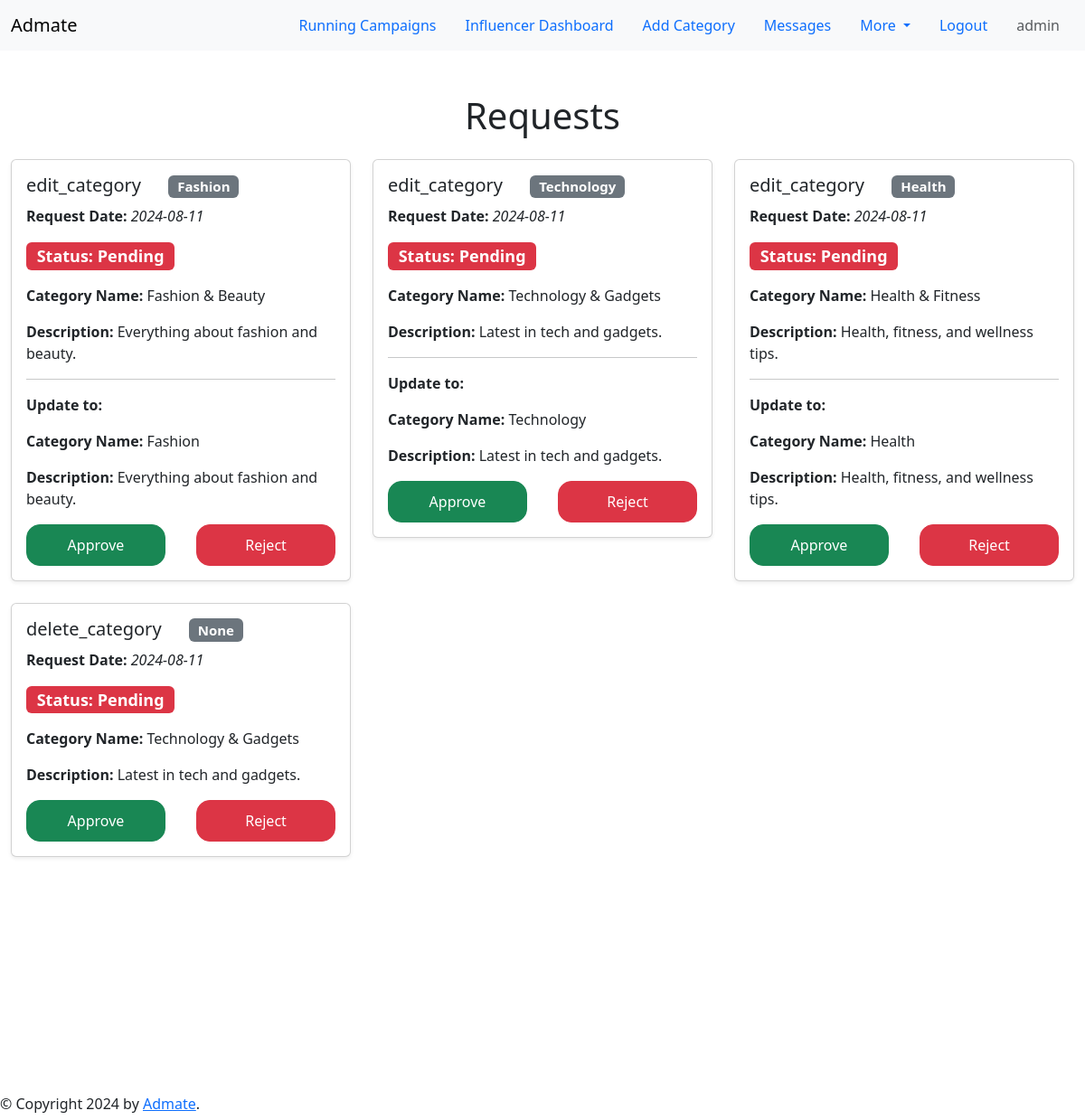
Screenshot of /sponsor_requests (signed in) with the database file from the repository.
### application/models.py (models this page shows, shortened)
class AdRequest(db.Model):
    id = db.Column(db.Integer, primary_key=True)
    username = db.Column(db.String(30), db.ForeignKey('user.username'))
    category_id = db.Column(db.Integer, db.ForeignKey('categories.category_id'), nullable=True)
    request_type = db.Column(db.String(20), nullable=False)
    request_date = db.Column(db.Date, nullable=False)
    status = db.Column(db.String(64), nullable=False)  # e.g., 'Pending', 'Accepted', 'Rejected', 'Negotiating'
    new_category_name = db.Column(db.String(40), nullable=True)
    new_category_description = db.Column(db.String(100), nullable=True)
    category = db.relationship('Categories', backref='adrequests', lazy=True)

class Categories(db.Model):
    category_id = db.Column(db.Integer, primary_key=True)
    name = db.Column(db.String(30), nullable=False, unique=True)
    description = db.Column(db.String(100), nullable=True)
    niches = db.relationship('Niche', backref='category', lazy=True)

### application/routes.py (the view)
@app.route('/sponsor_requests')
def sponsor_requests():
    if session['role'] == 'admin':
        requests = AdRequest.query.filter_by(status='Pending').all()
        return render_template('requests.html', requests=requests)
    elif session['role'] == 'sponsor':
        requests = AdRequest.query.filter_by(username=session['username']).all()
        return render_template('requests.html', requests=requests)
    else:
        flash('Unauthorized Access', 'danger')
        return redirect(url_for('index'))

### templates/requests.html (shortened to what this page needs)
{% extends 'nav_link.html' %}
{% block main_content %}
<div class="container-fluid mt-5">
    <h1 class="text-center mb-4">Requests</h1>
    <div class="row">
        {% for request in requests %}
        <div class="col-md-4 mb-4">
            <div class="card shadow-sm">
                <div class="card-body">
                    <h5 class="card-title">{{ request.request_type }} &emsp; <span class="badge bg-secondary">{{ request.new_category_name }}</span></h5>
                    <p class="card-text"><strong>Request Date: </strong><em>{{ request.request_date }}</em></p>
                    <h4><span class="badge bg-danger"><strong>Status: </strong>{{ request.status }}</span></h4>
                    <div class="mt-3">
                        {% if request.request_type == 'edit_category' %}
                        <p class="card-text"><strong>Category Name:</strong> {{ request.category.name }}</p>
                        <p class="card-text"><strong>Description:</strong> {{ request.category.description }}</p>
                        <hr>
                        <p class="card-text"><strong>Update to:</strong></p>
                        <p class="card-text"><strong>Category Name:</strong> {{ request.new_category_name }}</p>
                        <p class="card-text"><strong>Description:</strong> {{ request.new_category_description }}</p>
                        {% endif %}
                        {% if request.request_type == 'delete_category' %}
                        <p class="card-text"><strong>Category Name:</strong> {{ request.category.name }}</p>
                        <p class="card-text"><strong>Description:</strong> {{ request.category.description }}</p>
                        {% endif %}
                    </div>
                    {% if session['role'] == 'admin' %}
                    <div class="d-flex justify-content-between mt-3">
                        <a href="{{ url_for('approve_request', id=request.id) }}" class="btn btn-success" style="border-radius: 15px; padding: 10px; width: 45%;">Approve</a>
                        <a href="{{ url_for('reject_request', id=request.id) }}" class="btn btn-danger" style="border-radius: 15px; padding: 10px; width: 45%;">Reject</a>
                    </div>
                    {% endif %}
                </div>
            </div>
        </div>
        {% endfor %}
    </div>
</div>
{% endblock main_content %}

### rows the page displays
AdRequest: request_type "edit_category", new_category_name "Fashion", request_date "2024-08-11", status "Pending", category.name "Fashion & Beauty", category.description "Everything about fashion and beauty.", new_category_description "Everything about fashion and beauty."
AdRequest: request_type "edit_category", new_category_name "Technology", request_date "2024-08-11", status "Pending", category.name "Technology & Gadgets", category.description "Latest in tech and gadgets.", new_category_description "Latest in tech and gadgets."
AdRequest: request_type "edit_category", new_category_name "Health", request_date "2024-08-11", status "Pending", category.name "Health & Fitness", category.description "Health, fitness, and wellness tips.", new_category_description "Health, fitness, and wellness tips."
AdRequest: request_type "delete_category", new_category_name "None", request_date "2024-08-11", status "Pending", category.name "Technology & Gadgets", category.description "Latest in tech and gadgets."

### other values shown
{{ session['username'] }} "admin"
